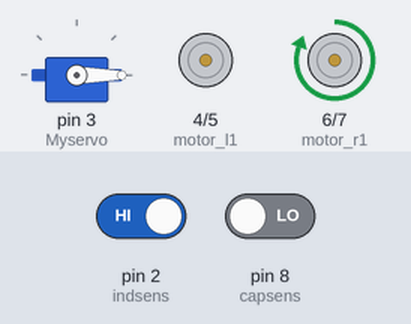
The sketch below on a simulated Arduino Uno, built with avr-gcc and run on an emulated ATmega328P. On the bench: servo, motor-driver pin pairs drawn as motors (green arrow = first pin HIGH = forward, orange = second pin HIGH = backward, longer = more drive). Inputs (shaded band) come from the test bench; at power-on: pin 8 (capsens) LOW, pin 2 (indsens) HIGH.

Above: at 13.2 s.
13.3 s: pin 8 (capsens) driven HIGH
At 15.87 s:
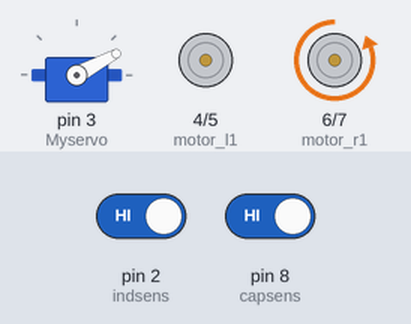
At 17.68 s:
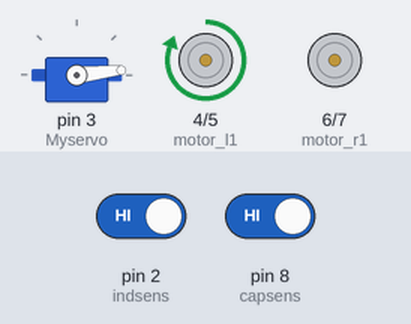
Timing chart, 0 to 26.2 s (numbered marks = the images above; inputs shaded):
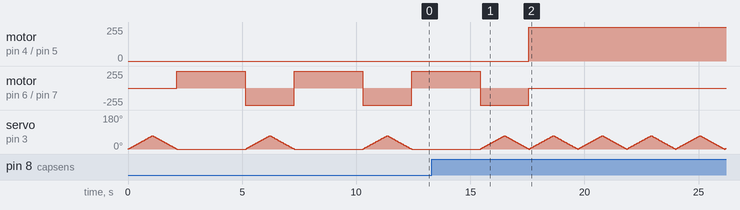

The sketch:

final_draft.ino
```cpp
#include<Servo.h>
Servo Myservo;
int motor_l1=4;
int motor_l2=5;
int motor_r1=6;
int motor_r2=7;
int pos;
bool s;
const int indsens = 2;
const int capsens = 8;
int indvalue,capvalue;

void setup()
{
  Myservo.attach(3);

  pinMode(indsens, INPUT);
  pinMode(capsens, INPUT);
  pinMode(motor_l1, OUTPUT);
  pinMode(motor_l2, OUTPUT);
  pinMode(motor_r1, OUTPUT);
  pinMode(motor_r2, OUTPUT);
  Serial.begin(9600);
}

void loop()
{

  //open bin
  for(pos=0;pos<=70;pos++)
    {
      Myservo.write(pos);
      delay(15);
    }

  //close bin
  for(pos=70;pos>=0;pos--)
    {
      Myservo.write(pos);
      delay(15);
    }

  //metal
  indvalue=digitalRead(indsens);
  if(indvalue==LOW)
    {
      //clockwise
      clockwise();
    }
  else
    {
      //anti-clockwise
      anti_clockwise();
    }

  //plastic
  capvalue=digitalRead(capsens);
  if(capvalue==HIGH)
  {
      //clockwise
      clockwise();
  }
  else
  {
      //stop belt, centre-shaft on
      csforward();

      delay(3000);

      //centre-shaft returns to position
      csbackward();
  }
}
void clockwise()
{
  digitalWrite(motor_l1, HIGH);
  digitalWrite(motor_l2, LOW);
  digitalWrite(motor_r1, LOW);
  digitalWrite(motor_r2, LOW);
}
void anti_clockwise()
{
  digitalWrite(motor_l1, LOW);
  digitalWrite(motor_l2, HIGH);
  digitalWrite(motor_r1, LOW);
  digitalWrite(motor_r2, LOW);
}
void csforward()
{
  digitalWrite(motor_l1, LOW);
  digitalWrite(motor_l2, LOW);
  digitalWrite(motor_r1, HIGH);
  digitalWrite(motor_r2, LOW);
}
void csbackward()
{
  digitalWrite(motor_l1, LOW);
  digitalWrite(motor_l2, LOW);
  digitalWrite(motor_r1, LOW);
  digitalWrite(motor_r2, HIGH);
}
```

Measured:
- after the input at 13.3 s, motor on pin 4 (motor_l1) / pin 5 (motor_l2): stopped → forward 255/255 after 4.3 s
- by itself, motor on pin 6 (motor_r1) / pin 7 (motor_r2): alternates forward 255/255 for 3.0 s and backward 255/255 for 2.1 s
